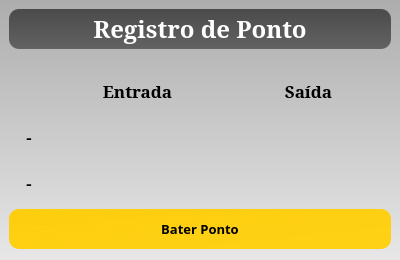
<?xml version="1.0" encoding="UTF-8"?>
<ui version="4.0">
 <class>MainWindow</class>
 <widget class="QMainWindow" name="MainWindow">
  <property name="geometry">
   <rect>
    <x>0</x>
    <y>0</y>
    <width>400</width>
    <height>260</height>
   </rect>
  </property>
  <property name="windowTitle">
   <string>MainWindow</string>
  </property>
  <property name="styleSheet">
   <string notr="true">background-color: qlineargradient(spread:pad, x1:0.5, y1:0, x2:0.5, y2:1, stop:0 rgba(173, 173, 173, 255), stop:1 rgba(231, 231, 231, 255));</string>
  </property>
  <widget class="QWidget" name="centralwidget">
   <layout class="QGridLayout" name="gridLayout">
    <item row="1" column="1">
     <widget class="QLabel" name="label_10">
      <property name="sizePolicy">
       <sizepolicy hsizetype="Expanding" vsizetype="Expanding">
        <horstretch>0</horstretch>
        <verstretch>0</verstretch>
       </sizepolicy>
      </property>
      <property name="maximumSize">
       <size>
        <width>16777215</width>
        <height>10</height>
       </size>
      </property>
      <property name="font">
       <font>
        <family>Noto Serif</family>
        <pointsize>13</pointsize>
        <weight>75</weight>
        <bold>true</bold>
       </font>
      </property>
      <property name="styleSheet">
       <string notr="true">background-color: qlineargradient(spread:pad, x1:0, y1:0, x2:1, y2:1, stop:0 rgba(0, 0, 0, 0), stop:1 rgba(255, 255, 255, 0));</string>
      </property>
      <property name="text">
       <string/>
      </property>
      <property name="alignment">
       <set>Qt::AlignCenter</set>
      </property>
     </widget>
    </item>
    <item row="3" column="1">
     <widget class="QLabel" name="ponto_ln_entrada">
      <property name="sizePolicy">
       <sizepolicy hsizetype="Expanding" vsizetype="Expanding">
        <horstretch>0</horstretch>
        <verstretch>0</verstretch>
       </sizepolicy>
      </property>
      <property name="maximumSize">
       <size>
        <width>16777215</width>
        <height>40</height>
       </size>
      </property>
      <property name="font">
       <font>
        <family>Noto Serif</family>
        <pointsize>13</pointsize>
        <weight>75</weight>
        <bold>true</bold>
       </font>
      </property>
      <property name="styleSheet">
       <string notr="true">background-color: qlineargradient(spread:pad, x1:0, y1:0, x2:1, y2:1, stop:0 rgba(0, 0, 0, 0), stop:1 rgba(255, 255, 255, 0));</string>
      </property>
      <property name="text">
       <string/>
      </property>
      <property name="alignment">
       <set>Qt::AlignCenter</set>
      </property>
     </widget>
    </item>
    <item row="4" column="1">
     <widget class="QLabel" name="ponto_ln_entrada_2">
      <property name="sizePolicy">
       <sizepolicy hsizetype="Expanding" vsizetype="Expanding">
        <horstretch>0</horstretch>
        <verstretch>0</verstretch>
       </sizepolicy>
      </property>
      <property name="maximumSize">
       <size>
        <width>16777215</width>
        <height>30</height>
       </size>
      </property>
      <property name="font">
       <font>
        <family>Noto Serif</family>
        <pointsize>13</pointsize>
        <weight>75</weight>
        <bold>true</bold>
       </font>
      </property>
      <property name="styleSheet">
       <string notr="true">background-color: qlineargradient(spread:pad, x1:0, y1:0, x2:1, y2:1, stop:0 rgba(0, 0, 0, 0), stop:1 rgba(255, 255, 255, 0));</string>
      </property>
      <property name="text">
       <string/>
      </property>
      <property name="alignment">
       <set>Qt::AlignCenter</set>
      </property>
     </widget>
    </item>
    <item row="2" column="2">
     <widget class="QLabel" name="label_6">
      <property name="sizePolicy">
       <sizepolicy hsizetype="Expanding" vsizetype="Expanding">
        <horstretch>0</horstretch>
        <verstretch>0</verstretch>
       </sizepolicy>
      </property>
      <property name="maximumSize">
       <size>
        <width>16777215</width>
        <height>40</height>
       </size>
      </property>
      <property name="font">
       <font>
        <family>Noto Serif</family>
        <pointsize>13</pointsize>
        <weight>75</weight>
        <bold>true</bold>
       </font>
      </property>
      <property name="styleSheet">
       <string notr="true">background-color: qlineargradient(spread:pad, x1:0, y1:0, x2:1, y2:1, stop:0 rgba(0, 0, 0, 0), stop:1 rgba(255, 255, 255, 0));</string>
      </property>
      <property name="text">
       <string>Saída</string>
      </property>
      <property name="alignment">
       <set>Qt::AlignCenter</set>
      </property>
     </widget>
    </item>
    <item row="3" column="2">
     <widget class="QLabel" name="ponto_ln_saida">
      <property name="sizePolicy">
       <sizepolicy hsizetype="Expanding" vsizetype="Expanding">
        <horstretch>0</horstretch>
        <verstretch>0</verstretch>
       </sizepolicy>
      </property>
      <property name="maximumSize">
       <size>
        <width>16777215</width>
        <height>40</height>
       </size>
      </property>
      <property name="font">
       <font>
        <family>Noto Serif</family>
        <pointsize>13</pointsize>
        <weight>75</weight>
        <bold>true</bold>
       </font>
      </property>
      <property name="styleSheet">
       <string notr="true">background-color: qlineargradient(spread:pad, x1:0, y1:0, x2:1, y2:1, stop:0 rgba(0, 0, 0, 0), stop:1 rgba(255, 255, 255, 0));</string>
      </property>
      <property name="text">
       <string/>
      </property>
      <property name="alignment">
       <set>Qt::AlignCenter</set>
      </property>
     </widget>
    </item>
    <item row="2" column="1">
     <widget class="QLabel" name="label_5">
      <property name="sizePolicy">
       <sizepolicy hsizetype="Expanding" vsizetype="Expanding">
        <horstretch>0</horstretch>
        <verstretch>0</verstretch>
       </sizepolicy>
      </property>
      <property name="maximumSize">
       <size>
        <width>16777215</width>
        <height>40</height>
       </size>
      </property>
      <property name="font">
       <font>
        <family>Noto Serif</family>
        <pointsize>13</pointsize>
        <weight>75</weight>
        <bold>true</bold>
       </font>
      </property>
      <property name="styleSheet">
       <string notr="true">background-color: qlineargradient(spread:pad, x1:0, y1:0, x2:1, y2:1, stop:0 rgba(0, 0, 0, 0), stop:1 rgba(255, 255, 255, 0));</string>
      </property>
      <property name="text">
       <string>Entrada</string>
      </property>
      <property name="alignment">
       <set>Qt::AlignCenter</set>
      </property>
     </widget>
    </item>
    <item row="3" column="0">
     <widget class="QLabel" name="label_7">
      <property name="sizePolicy">
       <sizepolicy hsizetype="Expanding" vsizetype="Expanding">
        <horstretch>0</horstretch>
        <verstretch>0</verstretch>
       </sizepolicy>
      </property>
      <property name="maximumSize">
       <size>
        <width>40</width>
        <height>40</height>
       </size>
      </property>
      <property name="font">
       <font>
        <family>Noto Serif</family>
        <pointsize>13</pointsize>
        <weight>75</weight>
        <bold>true</bold>
       </font>
      </property>
      <property name="styleSheet">
       <string notr="true">background-color: qlineargradient(spread:pad, x1:0, y1:0, x2:1, y2:1, stop:0 rgba(0, 0, 0, 0), stop:1 rgba(255, 255, 255, 0));</string>
      </property>
      <property name="text">
       <string>-</string>
      </property>
      <property name="alignment">
       <set>Qt::AlignCenter</set>
      </property>
     </widget>
    </item>
    <item row="0" column="0" colspan="3">
     <widget class="QLabel" name="label_2">
      <property name="sizePolicy">
       <sizepolicy hsizetype="Preferred" vsizetype="Expanding">
        <horstretch>0</horstretch>
        <verstretch>0</verstretch>
       </sizepolicy>
      </property>
      <property name="maximumSize">
       <size>
        <width>16777215</width>
        <height>40</height>
       </size>
      </property>
      <property name="font">
       <font>
        <family>Noto Serif</family>
        <pointsize>18</pointsize>
        <weight>75</weight>
        <bold>true</bold>
       </font>
      </property>
      <property name="styleSheet">
       <string notr="true">background-color: qlineargradient(spread:pad, x1:0.494318, y1:1, x2:0.477, y2:0, stop:0 rgba(98, 98, 98, 255), stop:1 rgba(75, 75, 75, 255));
color: white;
border-radius: 10px;
</string>
      </property>
      <property name="text">
       <string>Registro de Ponto</string>
      </property>
      <property name="alignment">
       <set>Qt::AlignCenter</set>
      </property>
     </widget>
    </item>
    <item row="5" column="0" colspan="3">
     <widget class="QPushButton" name="ponto_btn">
      <property name="maximumSize">
       <size>
        <width>16777215</width>
        <height>40</height>
       </size>
      </property>
      <property name="font">
       <font>
        <family>Segoe UI Semibold</family>
        <pointsize>10</pointsize>
        <weight>75</weight>
        <bold>true</bold>
       </font>
      </property>
      <property name="styleSheet">
       <string notr="true">QPushButton{
	background-color: qlineargradient(spread:pad, x1:0, y1:0, x2:1, y2:1, stop:0 rgba(255, 205, 0, 239), stop:1 rgba(255, 209, 22, 255));
	border-radius: 10px;
}

QPushButton:hover{
	background-color: qlineargradient(spread:pad, x1:0, y1:0, x2:1, y2:1, stop:0 rgba(255, 205, 0, 239), stop:1 rgba(255, 237, 162, 255));
	border: 1px solid rgb(135, 135, 135);
}
</string>
      </property>
      <property name="text">
       <string>Bater Ponto</string>
      </property>
     </widget>
    </item>
    <item row="4" column="0">
     <widget class="QLabel" name="label_8">
      <property name="sizePolicy">
       <sizepolicy hsizetype="Expanding" vsizetype="Expanding">
        <horstretch>0</horstretch>
        <verstretch>0</verstretch>
       </sizepolicy>
      </property>
      <property name="maximumSize">
       <size>
        <width>40</width>
        <height>40</height>
       </size>
      </property>
      <property name="font">
       <font>
        <family>Noto Serif</family>
        <pointsize>13</pointsize>
        <weight>75</weight>
        <bold>true</bold>
       </font>
      </property>
      <property name="styleSheet">
       <string notr="true">background-color: qlineargradient(spread:pad, x1:0, y1:0, x2:1, y2:1, stop:0 rgba(0, 0, 0, 0), stop:1 rgba(255, 255, 255, 0));</string>
      </property>
      <property name="text">
       <string>-</string>
      </property>
      <property name="alignment">
       <set>Qt::AlignCenter</set>
      </property>
     </widget>
    </item>
    <item row="4" column="2">
     <widget class="QLabel" name="ponto_ln_saida_2">
      <property name="sizePolicy">
       <sizepolicy hsizetype="Expanding" vsizetype="Expanding">
        <horstretch>0</horstretch>
        <verstretch>0</verstretch>
       </sizepolicy>
      </property>
      <property name="maximumSize">
       <size>
        <width>16777215</width>
        <height>30</height>
       </size>
      </property>
      <property name="font">
       <font>
        <family>Noto Serif</family>
        <pointsize>13</pointsize>
        <weight>75</weight>
        <bold>true</bold>
       </font>
      </property>
      <property name="styleSheet">
       <string notr="true">background-color: qlineargradient(spread:pad, x1:0, y1:0, x2:1, y2:1, stop:0 rgba(0, 0, 0, 0), stop:1 rgba(255, 255, 255, 0));</string>
      </property>
      <property name="text">
       <string/>
      </property>
      <property name="alignment">
       <set>Qt::AlignCenter</set>
      </property>
     </widget>
    </item>
   </layout>
  </widget>
 </widget>
 <resources/>
 <connections/>
</ui>
